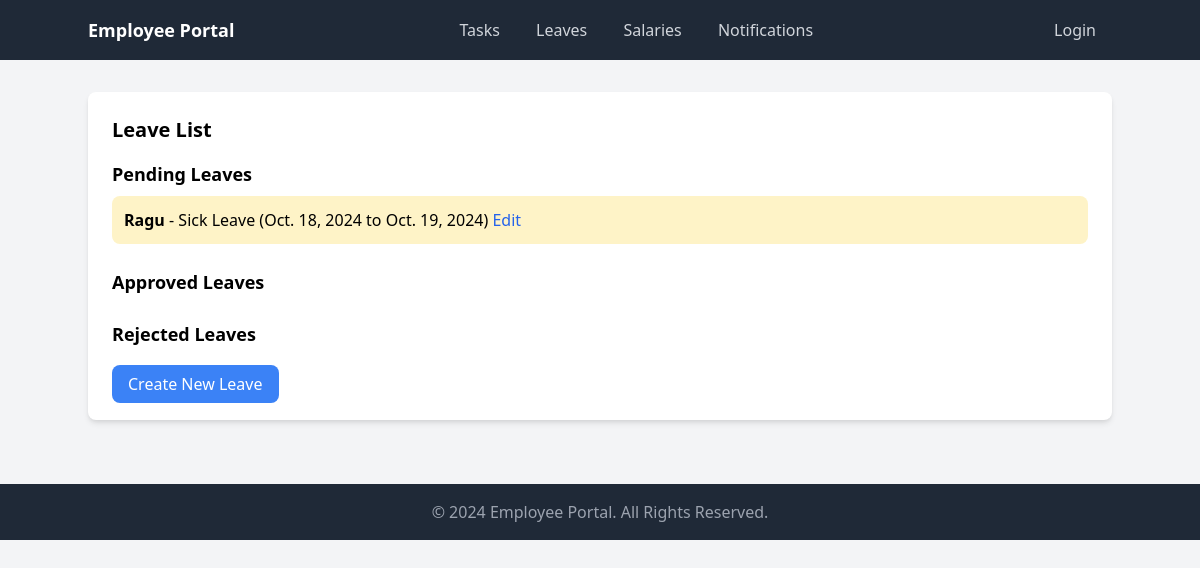
/leaves/, run on the app's committed database.
### portal/models.py (models this page shows, shortened)
class Leave(models.Model):
    employee = models.ForeignKey(User, on_delete=models.CASCADE)
    leave_type = models.CharField(max_length=50)
    start_date = models.DateField()
    end_date = models.DateField()
    status = models.CharField(max_length=20, choices=[
        ('pending', 'Applied'),
        ('approved', 'Approved'),
        ('rejected', 'Rejected'),
    ])

### portal/views.py (the view)
# urls.py: path('leaves/', views.leave_list, name='leave_list'),
def leave_list(request):
    leaves = Leave.objects.all()
    return render(request, 'portal/leave_list.html', {'leaves': leaves})

### templates/portal/leave_list.html (shortened to what this page needs)
{% extends 'base.html' %}
{% block content %}
<div class="container mx-auto">
    <h2 class="text-xl font-bold mb-4">Leave List</h2>
    <h3 class="text-lg font-semibold mb-2">Pending Leaves</h3>
    <ul class="mb-6">
        {% for leave in leaves %}
            {% if leave.status == 'pending' %}
                <li class="bg-yellow-100 p-3 mb-2 rounded-lg">
                    <strong>{{ leave.employee.username }}</strong> - {{ leave.leave_type }} ({{ leave.start_date }} to {{ leave.end_date }})
                    <a href="{% url 'update_leave' leave.id %}" class="text-blue-600">Edit</a>
                </li>
            {% endif %}
        {%empty%}
        <li class="text-gray-600">No leaves found.</li>
        {% endfor %}
    </ul>
    <h3 class="text-lg font-semibold mb-2">Approved Leaves</h3>
    <h3 class="text-lg font-semibold mb-2">Rejected Leaves</h3>
    <a href="{% url 'leave_create' %}" class="bg-blue-500 text-white py-2 px-4 rounded-lg">Create New Leave</a>
</div>
{% endblock %}

### data on the page
Leave: employee.username "Ragu", leave_type "Sick Leave", start_date "Oct. 18, 2024", end_date "Oct. 19, 2024"
